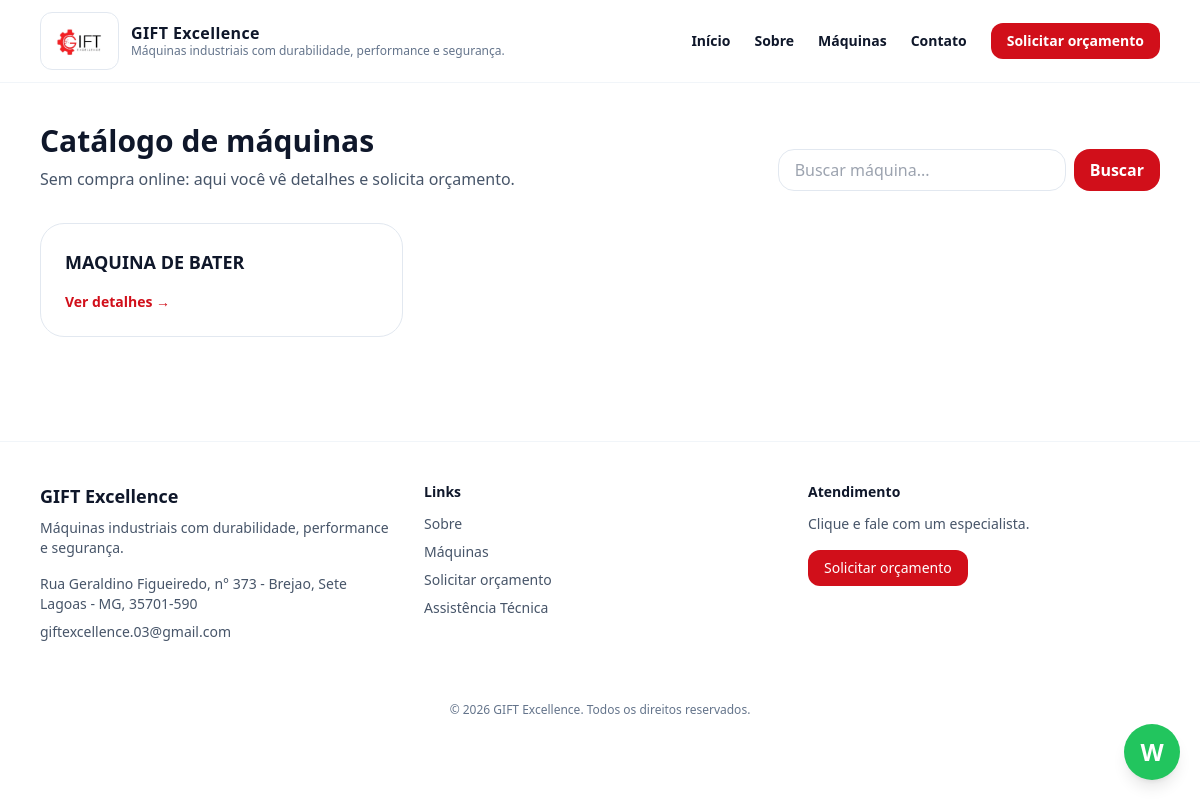
Page /maquinas/ on the committed database.
### core/models.py (models this page shows, shortened)
class SiteSettings(models.Model):
    site_name = models.CharField(max_length=120, default="GIFT Excellence")
    site_tagline = models.CharField(max_length=200, blank=True)
    whatsapp_number = models.CharField(
        max_length=30,
        blank=True,
        help_text="Somente números com DDI. Ex: 5531999999999",
    )
    contact_phone = models.CharField(max_length=40, blank=True)
    contact_email = models.EmailField(blank=True)
    address_text = models.CharField(max_length=220, blank=True)
    google_maps_embed_url = models.URLField(blank=True)
    updated_at = models.DateTimeField(auto_now=True)
    class Meta:
        verbose_name = "Configurações do Site"
        verbose_name_plural = "Configurações do Site"
    @classmethod
    def get_solo(cls):
        obj, created = cls.objects.get_or_create(pk=1)
        return obj

class Machine(models.Model):
    name = models.CharField(max_length=140)
    slug = models.SlugField(unique=True)
    short_description = models.CharField(max_length=220, blank=True)
    description = models.TextField(blank=True)
    capacity = models.CharField(max_length=120, blank=True)
    power = models.CharField(max_length=120, blank=True)
    dimensions = models.CharField(max_length=140, blank=True)
    warranty = models.CharField(max_length=120, blank=True)
    image = models.ImageField(upload_to="machines/", blank=True, null=True)
    is_featured = models.BooleanField(default=False)
    order = models.PositiveIntegerField(default=0)
    class Meta:
        ordering = ["order", "name"]
    def get_absolute_url(self):
        return reverse("machine_detail", kwargs={"slug": self.slug})

### core/views.py (the view)
# urls.py: path("maquinas/", views.machines, name="machines"),
def machines(request: HttpRequest) -> HttpResponse:
    q = request.GET.get("q", "").strip()
    qs = Machine.objects.all()
    if q:
        qs = qs.filter(name__icontains=q)
    return render(request, "core/machines.html", {"machines": qs, "q": q})

### templates/core/machines.html (shortened to what this page needs)
{% extends "base.html" %}
{% block content %}
<section class="max-w-6xl mx-auto px-4 py-10">
  <div class="flex flex-col md:flex-row md:items-end md:justify-between gap-4">
    <div>
      <h1 class="text-3xl font-black">Catálogo de máquinas</h1>
      <p class="mt-2 text-slate-600">Sem compra online: aqui você vê detalhes e solicita orçamento.</p>
    </div>
    <form class="flex gap-2" method="get">
      <input name="q" value="{{ q }}" placeholder="Buscar máquina..."
             class="w-full md:w-72 px-4 py-2 rounded-2xl border border-slate-200 focus:outline-none focus:ring-4 focus:ring-red-100"/>
      <button class="px-4 py-2 rounded-2xl btn-primary text-white font-bold">Buscar</button>
    </form>
  </div>
  <div class="mt-8 grid md:grid-cols-3 gap-4">
    {% for m in machines %}
    <a href="{{ m.get_absolute_url }}" class="p-6 rounded-3xl border border-slate-200 hover:shadow-lg transition bg-white">
      <div class="font-black text-lg">{{ m.name }}</div>
      <div class="mt-4 text-sm font-bold text-[var(--brand)]">Ver detalhes →</div>
    </a>
    {% empty %}
    <div class="p-6 rounded-3xl border border-slate-200 bg-slate-50 text-sm text-slate-600">
      Nenhuma máquina encontrada.
    </div>
    {% endfor %}
  </div>
</section>
{% endblock %}

### templates/base.html (shortened to what this page needs)
{% load static %}
<!doctype html>
<html lang="pt-br">
<head>
  <script src="https://cdn.tailwindcss.com"></script>
</head>
<body class="bg-white text-slate-900">
  <header class="sticky top-0 z-50 bg-white/90 backdrop-blur border-b border-slate-100">
    <div class="max-w-6xl mx-auto px-4 py-3 flex items-center justify-between">
      <a href="{% url 'home' %}" class="flex items-center gap-3">
        <span class="inline-flex items-center justify-center rounded-xl border border-slate-200 bg-white p-2">
  <img src="{% static 'img/logo.png' %}" alt="{{ SITE_NAME }}" class="h-10 w-auto block" />
</span>
        <div class="leading-tight">
          <div class="font-black tracking-wide">{{ SITE_NAME }}</div>
          <div class="text-xs text-slate-500 hidden sm:block">{{ SITE_TAGLINE }}</div>
        </div>
      </a>
      <nav class="hidden md:flex items-center gap-6 text-sm font-semibold">
        <a class="hover:text-[var(--brand)]" href="{% url 'home' %}">Início</a>
        <a class="hover:text-[var(--brand)]" href="{% url 'about' %}">Sobre</a>
        <a class="hover:text-[var(--brand)]" href="{% url 'machines' %}">Máquinas</a>
        <a class="hover:text-[var(--brand)]" href="{% url 'contact' %}">Contato</a>
        <a class="px-4 py-2 rounded-xl text-white btn-primary" href="{% url 'request_quote' %}">Solicitar orçamento</a>
      </nav>
    </div>
  </header>
  {% block content %}{% endblock %}
  <footer class="mt-16 border-t border-slate-100">
    <div class="max-w-6xl mx-auto px-4 py-10 grid md:grid-cols-3 gap-8">
      <div>
        <div class="font-black text-lg">{{ SITE_NAME }}</div>
        <p class="mt-2 text-sm text-slate-600">{{ SITE_TAGLINE }}</p>
        <p class="mt-4 text-sm text-slate-600">{{ ADDRESS_TEXT }}</p>
        <p class="mt-2 text-sm text-slate-600">{{ CONTACT_EMAIL }}</p>
      </div>
      <div class="text-sm">
        <div class="font-bold">Links</div>
        <div class="mt-3 grid gap-2 text-slate-600">
          <a class="hover:text-[var(--brand)]" href="{% url 'about' %}">Sobre</a>
          <a class="hover:text-[var(--brand)]" href="{% url 'machines' %}">Máquinas</a>
          <a class="hover:text-[var(--brand)]" href="{% url 'request_quote' %}">Solicitar orçamento</a>
          <a class="hover:text-[var(--brand)]" href="/assistencia/">Assistência Técnica</a>
        </div>
      </div>
      <div class="text-sm">
        <div class="font-bold">Atendimento</div>
        <p class="mt-3 text-slate-600">Clique e fale com um especialista.</p>
        <a class="inline-flex mt-4 px-4 py-2 rounded-xl text-white btn-primary" href="{% url 'request_quote' %}">
          Solicitar orçamento
        </a>
      </div>
    </div>
    <div class="py-5 text-center text-xs text-slate-500">
      © {% now "Y" %} {{ SITE_NAME }}. Todos os direitos reservados.
    </div>
  </footer>
  {% if WHATSAPP_NUMBER %}
  <a href="https://wa.me/{{ WHATSAPP_NUMBER }}"
     class="fixed bottom-5 right-5 w-14 h-14 rounded-full bg-green-500 flex items-center justify-center shadow-lg hover:scale-105 transition"
     aria-label="WhatsApp">
    <span class="text-white text-2xl font-black">W</span>
  </a>
  {% endif %}
</body>
</html>

### templates/base.html (style rules this page uses)
:root { --brand:#d10f1a; --brand2:#9b0b12; --ink:#0b0f14; }
.btn-primary { background:var(--brand); }

### rows in the picture
SiteSettings: site_name "GIFT Excellence", address_text "Rua Geraldino Figueiredo, n° 373 - Brejao, Sete Lagoas - MG, 35701-590", contact_email "giftexcellence.03@gmail.com"
Machine: name "MAQUINA DE BATER"

### other values in the picture
{{ SITE_TAGLINE }} "Máquinas industriais com durabilidade, performance e segurança."
